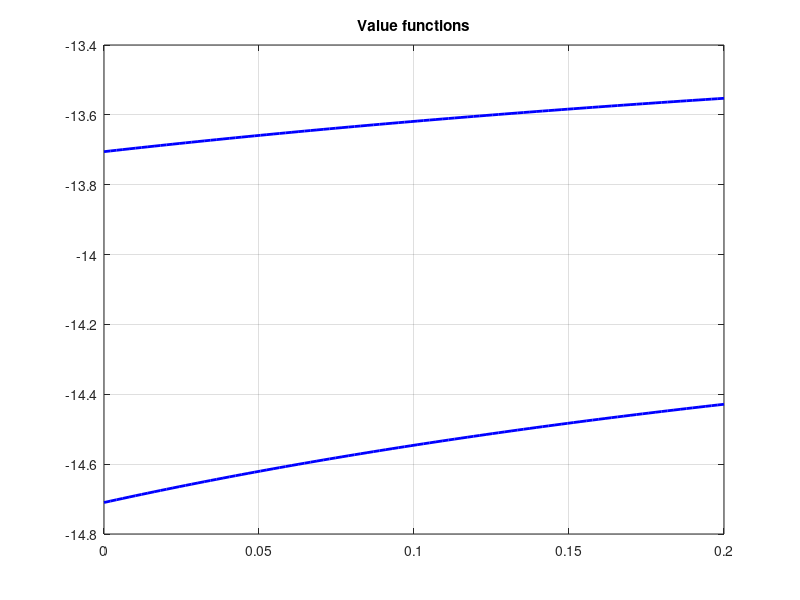
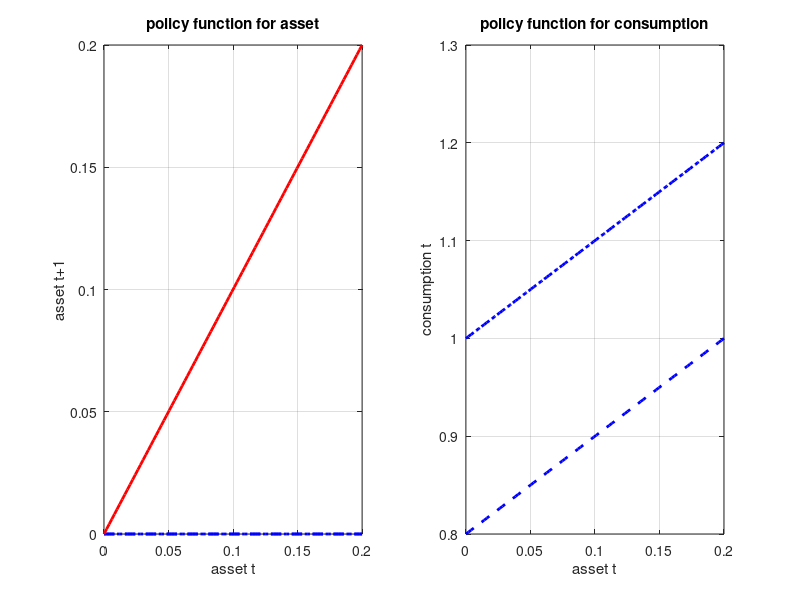
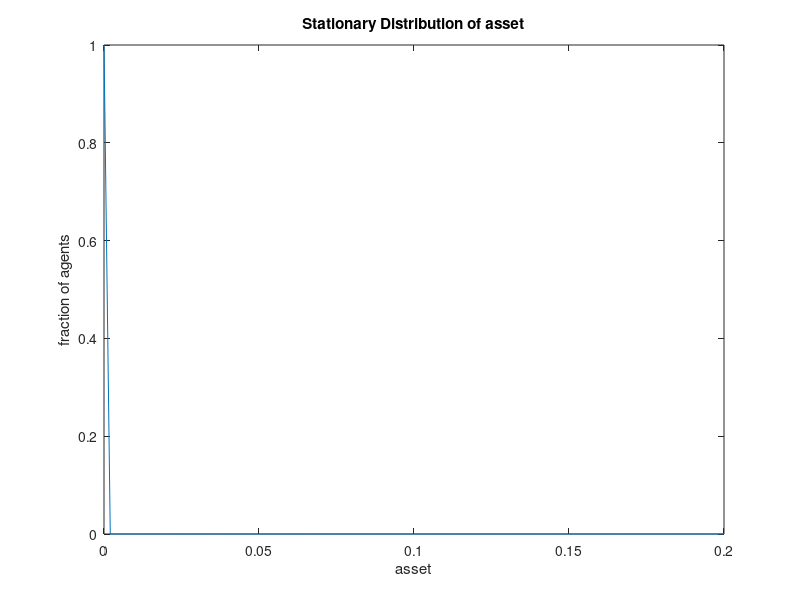

MATLAB code for these plots, in order:
%      Hugget (1993) Incomplete Market Model - Value Function Iteration    %
%          Program written by: Alessandro Ruggieri - UAB and BGSE         %
%                          Version 11/02/2016                             %
%%%%%%%%%%%%%%%%%%%%%%%%%%%%%%%%%%%%%%%%%%%%%%%%%%%%%%%%%%%%%%%%%%%%%%%%%%%
clc
clear
close all
fprintf('\nSolve Incomplete Market Model a la Hugget 1993\n');


%% Calibration
beta   = 0.96;              % discount factor 
gamma  = 3;                 % risk aversion 
prob   = [ .95 .05; .2 .8]; % prob(i,j) = probability (A(t+1)=Aj | A(t) = Ai)
s      = size(prob,1);      % number of states
ehigh  = 1.0;               % high value for income
elow   = 0.8;               % low value for income
B      = 0;                 % Borrowing constraints


%% Asset Grid
n=100;                                           %Grid points
amin=B; 
amax=0.2;  
astep=(amax-amin)/(n-1);    %Bounds and steps for Asset Grid
a=(amin:astep:amax)';                             %Asset Grid

%% Initialize equilibrium price iteration
tic;
meanA=1;
toler=1e-10;
maxiter=15;
iter1=0;

qmin=1/2*beta;
qmax=4*beta;

while abs(meanA)>toler && iter1<maxiter
%% Set equilibrium price
q=qmin/2+qmax/2;

%%  Value function iteration
vinitial= zeros(n,s);
diff=1;                                              %Norm 
toler=1e-10;                                         %Tolerance level
iter2=0;                                              %Count iterations

Chigh= max(ehigh - q*a*ones(1,n) + ones(n,1)*a',0) ;
Clow = max(elow  - q*a*ones(1,n) + ones(n,1)*a',0) ;

if gamma==1
    Ulow=log(Clow); 
    Uhigh=log(Chigh);                                     %Utility levels 
else
    Ulow=(Clow.^(1-gamma))/(1-gamma); 
    Uhigh=(Chigh.^(1-gamma))/(1-gamma);
end

tme = cputime;
while diff > toler
  [vrevisedhigh]=max(Uhigh + beta*repmat(vinitial*prob(1,:)',1,n));
  [vrevisedlow] =max(Ulow  + beta*repmat(vinitial*prob(2,:)',1,n));
  vrevised=[vrevisedhigh' vrevisedlow'];
  diff=norm(norm(abs(vinitial-vrevised)));
  vinitial=vrevised;
  iter2 = iter2+1;
end
disp(['the fixed point via VFI took ' num2str(cputime-tme) ' seconds and ' num2str(iter2) ' iterations to complete'])


%% Policy Function
[vfinalhigh,decisionhigh]=max(Uhigh + beta*repmat(vinitial*prob(1,:)',1,n));
[vfinallow,decisionlow]=max(Ulow + beta*repmat(vinitial*prob(2,:)',1,n));
vfinal=[vfinalhigh',vfinallow'];
decision=[decisionhigh',decisionlow'];

%% Stationary distribution
% Form transition matrix from state at t (row) to the state at t+1 (column) 
% The eigenvector associated with the unit eigenvalue of transition matrix (transposed) is  the stationary distribution. 

g2=sparse(n,n);
g1=sparse(n,n);
for i=1:n
    g1(i,decisionhigh(i))=1;
    g2(i,decisionlow(i))=1;
end
trans=[ prob(1,1)*g1 prob(1,2)*g1; prob(2,1)*g2 prob(2,2)*g2];
trans= trans';
probst = (1/(2*n))*ones(2*n,1);
test = 1;
while test > toler
   probst1 = trans*probst;
   test=max(abs(probst1-probst));
   probst = probst1;
end

% Vectorize the decision rule to calculate mean level of capital
aa=a(decision(:));
meanA=probst'*aa;

% Calculate measure over (k,A) pairs lambda has same dimensions as decis
lambda=zeros(n,2);
lambda(:)=probst;

% Calculate stationary distribution of capital 
proba=sum(lambda,2);     

% Update prices
if meanA>0
    qmin=q;
else
    qmax=q;
end
iter1=iter1+1;

end
tElapsed = toc;
disp(['the fixed point via bisection took ' num2str(tElapsed) ' seconds and ' num2str(iter1) ' iterations to complete'])


%% Policy Functions
deruleahigh=a(decision(:,1));                                    %Recover policy function for capital
derulealow =a(decision(:,2)); 
derulechigh=ehigh - q*deruleahigh +a;                            %Recover policy function for consumption
deruleclow=elow - q*derulealow + a ;                             %Recover policy function for consumption


disp('Parameters');
disp('');
disp('    gamma      beta          B   '); 
disp([ gamma        beta        B ]);
disp(''); 
disp('Results ');
disp('');
disp('    q              A     ');
disp([ q  meanA ]);


%% Plot Figures
figure(1); 
plot(a,vfinal,'b','linewidth',2);hold on; title('Value functions'); grid on;

figure(2); 
subplot(121)
plot(a,deruleahigh,'b-.','linewidth',2); hold on; plot(a,derulealow,'b--','linewidth',2); hold on; plot(a,a,'r','linewidth',2); grid on
xlabel('asset t');ylabel('asset t+1'); title('policy function for asset')
subplot(122)
plot(a,derulechigh,'b-.','linewidth',2); hold on; plot(a,deruleclow,'b--','linewidth',2); grid on
xlabel('asset t');ylabel('consumption t'); title('policy function for consumption')

figure(3)
plot(a,proba); title('Stationary Distribution of asset');
xlabel('asset'); ylabel('fraction of agents');

